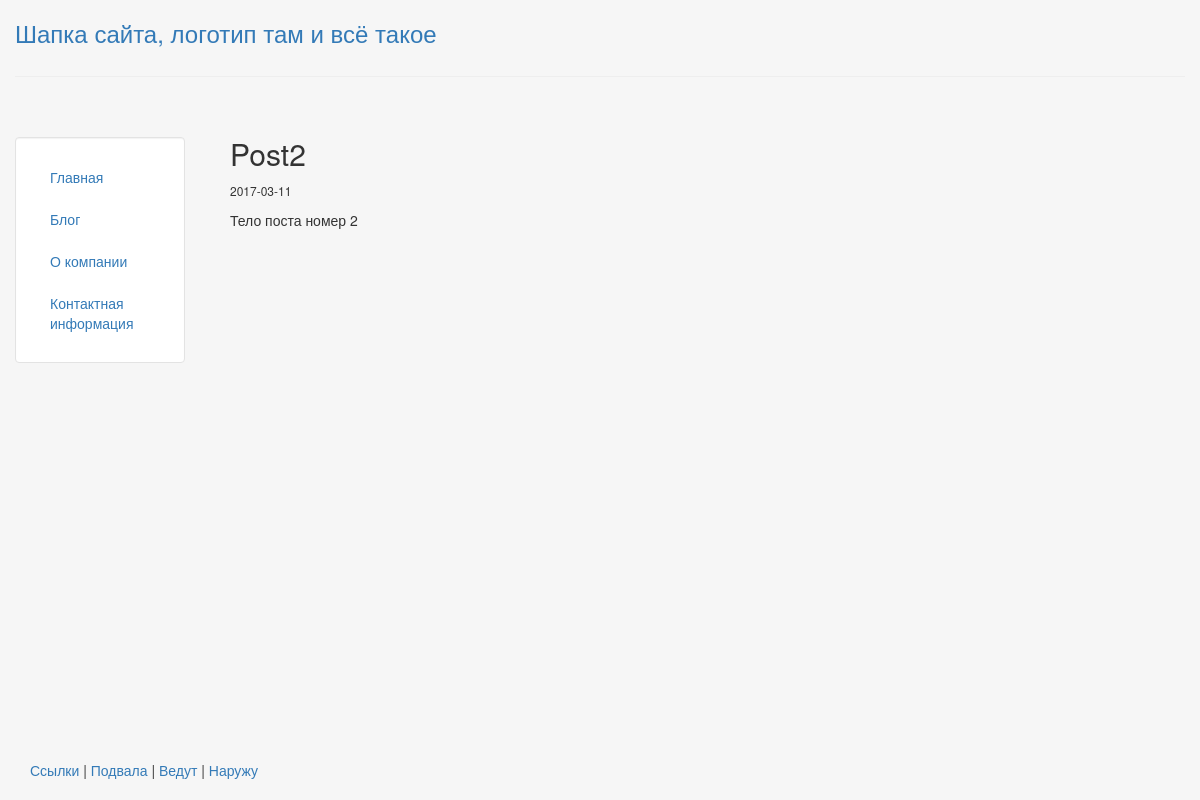
The app's page /blog/2, older data.
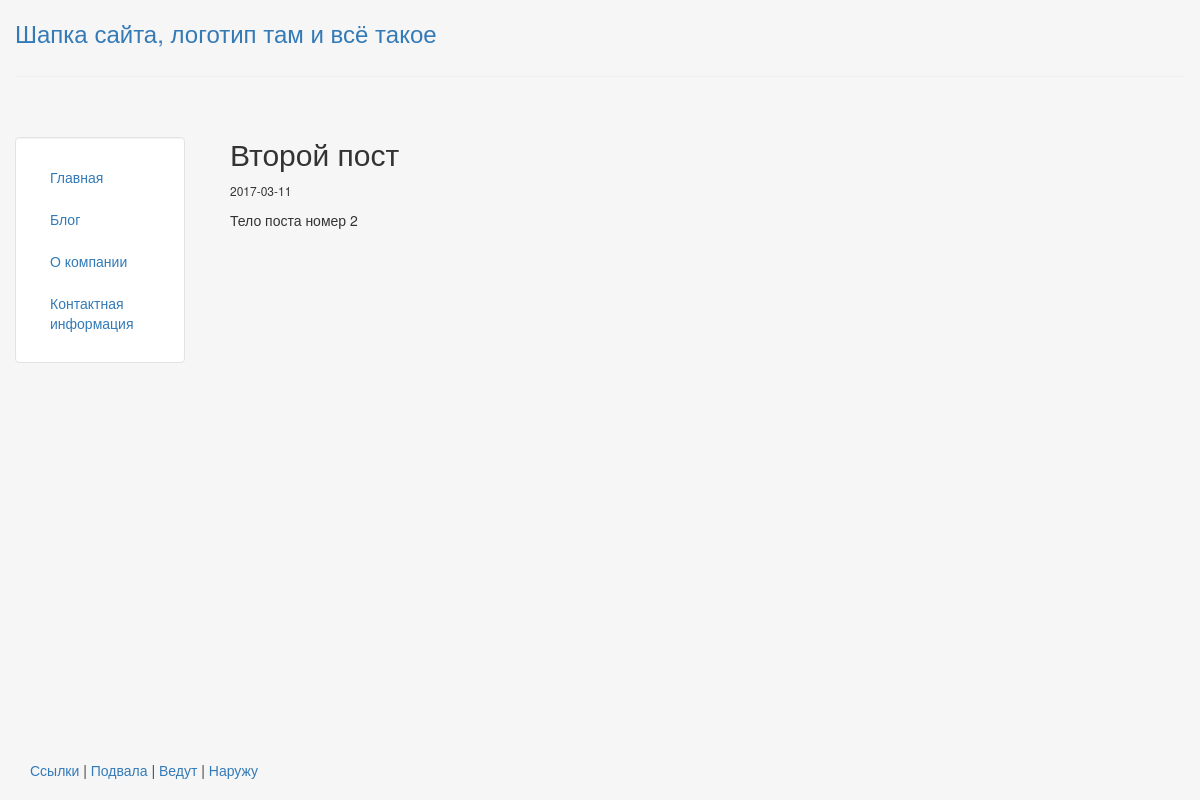
The same page, newer data.
### blog/models.py (models this page shows, shortened)
class Post(models.Model):
    title = models.CharField(max_length=140)
    body = models.TextField()
    date = models.DateTimeField()

### blog/templates/blog/post.html
{% extends "personal/header.html" %}
{% block content %}
  <h2>{{ post.title }}</h2>
  <span class="post-date">{{ post.date|date:'Y-m-d' }}</span>
  <div class="post-body">
    {{ post.body|safe|linebreaks }}
  </div>
{% endblock %}

Row changes from the older to the newer data that the page shows:
changed Post "Тело поста номер 2": title "Post2" → "Второй пост"
